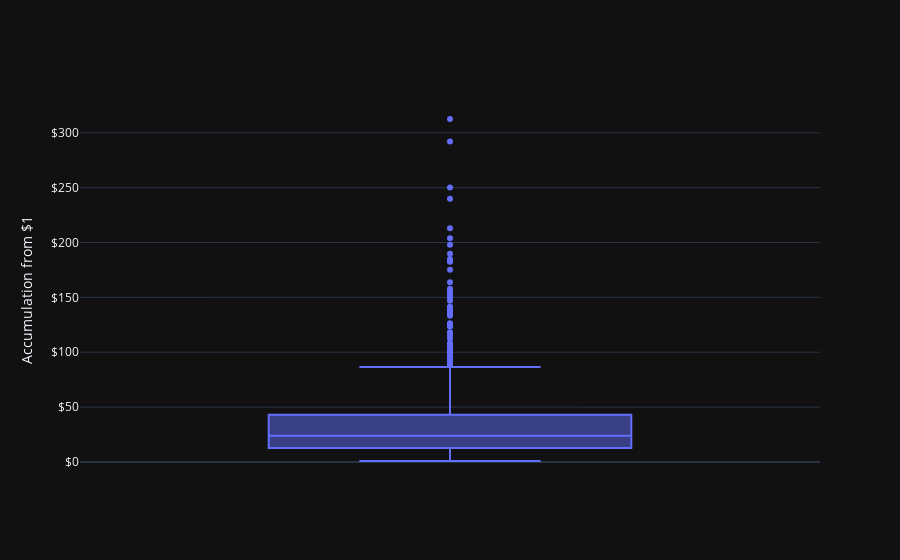

Notebook source saved alongside this figure:
### Code cell
import plotly.graph_objects as go

mn = 0.125
sd = 0.174
nsims = 1000

r = np.random.normal(loc=mn, scale=sd, size=30*nsims)
r = r.reshape((30,1000))
comp_ret = np.prod(1+r, axis=0)

trace = go.Box(
  y=comp_ret,
  name="",
  hovertemplate="%{text}<extra></extra>",
)
fig = go.Figure(trace)
fig.update_layout(
    template="plotly_dark",
    yaxis_title="Accumulation from $1",
    xaxis_title="",
    yaxis_tickprefix="$",
    yaxis_tickformat=".0f",
    xaxis_tickformat="",
)

fig.show()

### Figure 1 — Plotly figure (JSON) as saved in the notebook; plotly's stock layout.template omitted (floating-point values rounded to 4 significant figures; data arrays with more than 128 entries replaced by an {"elided": "..."} marker saying what was removed)
{"data": [{"hovertemplate": "%{text}<extra></extra>", "name": "", "type": "box", "y": {"elided": "1000 float values"}}], "layout": {"xaxis": {"tickformat": "", "title": {"text": ""}}, "yaxis": {"tickformat": ".0f", "tickprefix": "$", "title": {"text": "Accumulation from $1"}}}}
